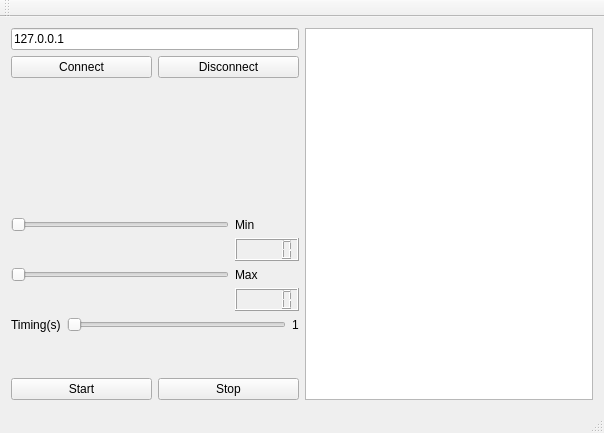
<?xml version="1.0" encoding="UTF-8"?>
<ui version="4.0">
 <class>MainWindow</class>
 <widget class="QMainWindow" name="MainWindow">
  <property name="geometry">
   <rect>
    <x>0</x>
    <y>0</y>
    <width>604</width>
    <height>433</height>
   </rect>
  </property>
  <property name="windowTitle">
   <string>MainWindow</string>
  </property>
  <widget class="QWidget" name="centralWidget">
   <layout class="QVBoxLayout" name="verticalLayout_2">
    <item>
     <layout class="QHBoxLayout" name="horizontalLayout_2">
      <item>
       <layout class="QVBoxLayout" name="verticalLayout">
        <item>
         <layout class="QVBoxLayout" name="verticalLayout_5">
          <item>
           <widget class="QLineEdit" name="TextIP">
            <property name="text">
             <string>127.0.0.1</string>
            </property>
           </widget>
          </item>
          <item>
           <layout class="QHBoxLayout" name="horizontalLayout_10">
            <item>
             <widget class="QPushButton" name="PBconnect">
              <property name="text">
               <string>Connect</string>
              </property>
             </widget>
            </item>
            <item>
             <widget class="QPushButton" name="PBdisconnect">
              <property name="text">
               <string>Disconnect</string>
              </property>
             </widget>
            </item>
           </layout>
          </item>
          <item>
           <spacer name="verticalSpacer">
            <property name="orientation">
             <enum>Qt::Vertical</enum>
            </property>
            <property name="sizeHint" stdset="0">
             <size>
              <width>20</width>
              <height>18</height>
             </size>
            </property>
           </spacer>
          </item>
          <item>
           <layout class="QGridLayout" name="gridLayout_5">
            <item row="1" column="1">
             <widget class="QLCDNumber" name="lcdMin">
              <property name="sizePolicy">
               <sizepolicy hsizetype="Fixed" vsizetype="Fixed">
                <horstretch>0</horstretch>
                <verstretch>0</verstretch>
               </sizepolicy>
              </property>
              <property name="font">
               <font>
                <weight>50</weight>
                <bold>false</bold>
               </font>
              </property>
             </widget>
            </item>
            <item row="2" column="0">
             <widget class="QSlider" name="SliderMax">
              <property name="orientation">
               <enum>Qt::Horizontal</enum>
              </property>
             </widget>
            </item>
            <item row="0" column="1">
             <widget class="QLabel" name="label_17">
              <property name="text">
               <string>Min</string>
              </property>
             </widget>
            </item>
            <item row="2" column="1">
             <widget class="QLabel" name="label_18">
              <property name="text">
               <string>Max</string>
              </property>
             </widget>
            </item>
            <item row="3" column="1">
             <widget class="QLCDNumber" name="lcdMax">
              <property name="sizePolicy">
               <sizepolicy hsizetype="Fixed" vsizetype="Fixed">
                <horstretch>0</horstretch>
                <verstretch>0</verstretch>
               </sizepolicy>
              </property>
             </widget>
            </item>
            <item row="0" column="0">
             <widget class="QSlider" name="SliderMin">
              <property name="orientation">
               <enum>Qt::Horizontal</enum>
              </property>
             </widget>
            </item>
           </layout>
          </item>
          <item>
           <layout class="QHBoxLayout" name="horizontalLayout_9">
            <item>
             <widget class="QLabel" name="label_19">
              <property name="text">
               <string>Timing(s)</string>
              </property>
             </widget>
            </item>
            <item>
             <widget class="QSlider" name="SliderTiming">
              <property name="orientation">
               <enum>Qt::Horizontal</enum>
              </property>
             </widget>
            </item>
            <item>
             <widget class="QLabel" name="textTiming">
              <property name="text">
               <string>1</string>
              </property>
             </widget>
            </item>
           </layout>
          </item>
         </layout>
        </item>
        <item>
         <spacer name="verticalSpacer_2">
          <property name="orientation">
           <enum>Qt::Vertical</enum>
          </property>
          <property name="sizeType">
           <enum>QSizePolicy::Fixed</enum>
          </property>
          <property name="sizeHint" stdset="0">
           <size>
            <width>20</width>
            <height>40</height>
           </size>
          </property>
         </spacer>
        </item>
        <item>
         <layout class="QHBoxLayout" name="horizontalLayout">
          <item>
           <widget class="QPushButton" name="PBstart">
            <property name="text">
             <string>Start</string>
            </property>
           </widget>
          </item>
          <item>
           <widget class="QPushButton" name="PBstop">
            <property name="text">
             <string>Stop</string>
            </property>
           </widget>
          </item>
         </layout>
        </item>
       </layout>
      </item>
      <item>
       <widget class="QTextEdit" name="TextOutput"/>
      </item>
     </layout>
    </item>
   </layout>
  </widget>
  <widget class="QMenuBar" name="menuBar">
   <property name="geometry">
    <rect>
     <x>0</x>
     <y>0</y>
     <width>604</width>
     <height>25</height>
    </rect>
   </property>
  </widget>
  <widget class="QToolBar" name="mainToolBar">
   <attribute name="toolBarArea">
    <enum>TopToolBarArea</enum>
   </attribute>
   <attribute name="toolBarBreak">
    <bool>false</bool>
   </attribute>
  </widget>
  <widget class="QStatusBar" name="statusBar"/>
 </widget>
 <layoutdefault spacing="6" margin="11"/>
 <resources/>
 <connections/>
</ui>
